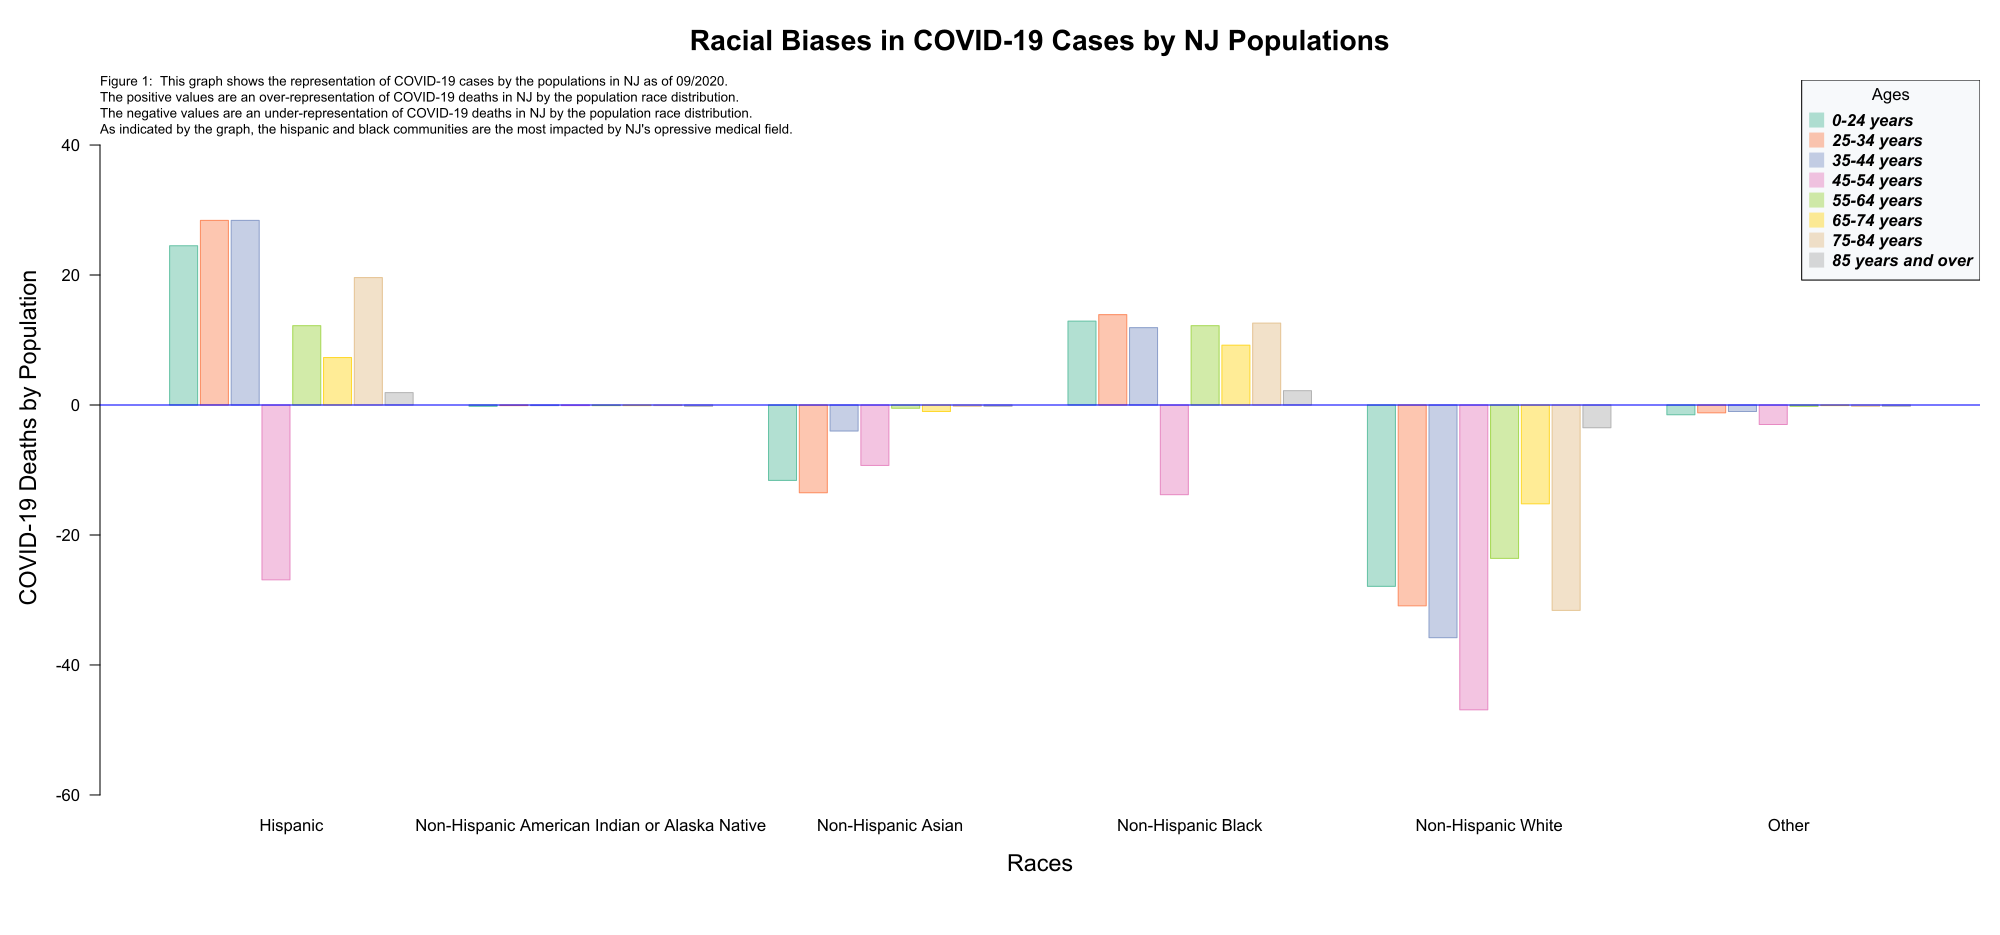

Write the R code that produced this figure.
#21:219:220 Fundamentals of Data Visualization, Spring 2021
#Assignment 2 - Question 1
#Kobe Lee Martinez, RUID: 202006380

#1.2
#Importing libraries
library(RColorBrewer)
library(GISTools)
library(Cairo)

#Importing color palette from set 2 with all colors in pal.
#gave the color pal. an alpha level of 0.5
colors <- brewer.pal(8, "Set2")
colors
colorsT <- add.alpha(colors, .5)
colorsT

#Setting working directory to desired location
#print a list of files within wd
#importing csv file from wd
#obtaining the class the data from the csv file belongs to
#obtaining a summary of the data from the cvs file
setwd("/Users/kobea/OneDrive/Documents/Rutgers/FDMTLS of Data Vis/coding")
list.files()
myData <- read.csv("Assignment2Question2Data.csv")
myData
class(myData)
summary(myData)
######################################

#1.3(a,b)
#obtaining the unique values within the AgeGroup column
myData.Ages <- sort(unique(myData$AgeGroup))
myData.Ages
#Cleaning out the AgeGroup Col; taking out "All ages, standardized"
#and "All ages, unadjusted"; setting the State to New Jersey 
newData.Ages <- myData[myData$AgeGroup != "All ages, standardized"
                       & myData$AgeGroup != "All ages, unadjusted"
                       & myData$State == "New Jersey",]
#Checking if the unique values "All ages, standardized"
#and "All ages, unadjusted" are removed from AgeGroup col 
Ages <- sort(unique(newData.Ages$AgeGroup))
Ages

#1.1
#Grouped data from the new dataframe by ages 0-49
Ages.below50 <- newData.Ages[newData.Ages$AgeGroup < 50,]
Ages.below50
#Grouped data from the new dataframe by ages 50+
Ages.above50 <- newData.Ages[newData.Ages$AgeGroup >= 50,]
Ages.above50
######################################

#1.3
#obtaining the unique values within the RaceHispanic column
myData.Races <- sort(unique(myData$RaceHispanic))
myData.Races

#created an empty matrix with 4 rows for age groups and
#6 cols for races
Rate1 <- matrix(, nrow = 4, ncol = 6)
#For loop to produce the deaths by population per race from COVID-19
#Compares the races from the col in Ages.below50 to the unique race values in 
#myData.Races, then it produces the difference of covid deaths by population for each race
for(i in 1:length(myData.Races)){
  Races_below <- Ages.below50[Ages.below50$RaceHispanic == myData.Races[i] ,]
  Rate1[, i] <- Races_below$DistributionCovid19Deaths - Races_below$DistributionofPopulation
   
}


#Does the same as the matrix & for loop in lines 56-62
#except this loop is for those 50+
Rate2 <- matrix(, nrow = 4, ncol = 6)

for(i in 1:length(myData.Races)){
  Races_above <- Ages.above50[Ages.above50$RaceHispanic == myData.Races[i] ,]
  Rate2[, i] <- Races_above$DistributionCovid19Deaths - Races_above$DistributionofPopulation
  
}



######################################

#1.3(d)
#I created a pdf file named "Assignment2_Question1_KLM.pdf"
pdf_file<-"Assignment2_Question1_KLM.pdf"
pdf_file
#using the cairo_pdf function I edited the dimensions of the 
#pdf file
cairo_pdf(pdf_file,width=20,height=9.35)
#using the par(), I increased the
#size of the graphs and placed them in 1 row/1 col
par(mfrow=c(1,1), mar=c(7, 5, 4, 1))

#Combined the two matrices into one so that it is easier to understand when plotting
Rate3 <- rbind(Rate1,Rate2)
#Figure Caption for the graph; helps those uniformed about the information to receive a brief summary
text <- "Figure 1:  This graph shows the representation of COVID-19 cases by the populations in NJ as of 09/2020. \nThe positive values are an over-representation of COVID-19 deaths in NJ by the population race distribution.
The negative values are an under-representation of COVID-19 deaths in NJ by the population race distribution.\nAs indicated by the graph, the hispanic and black communities are the most impacted by NJ's opressive medical field."
#bar plot for the combined matrices 
barplot1 <- barplot(Rate3, main = "Racial Biases in COVID-19 Cases by NJ Populations", names.arg = myData.Races, xlab = "Races",
        ylab = "COVID-19 Deaths by Population", col = colorsT[1:8], border = colors[1:8], las = 1, beside = TRUE, space = c(.1,2), ylim = c(-60,50), cex.main=1.7, cex.lab=1.4)
#legend (which is color-blind friendly) so viewers can understand that each bar
#reps. a different age group
legend("topright", col = colorsT, 
       text.font=4, bg='#f7f9fb', cex=1, pch = c(15), pt.cex = 2,
       title="Ages", legend = Ages)
#line which passes through the origin of the graph
abline(h=0, col="blue")
#modifications for the figure caption
mtext(text, side=3, line = 0, cex = 0.8, adj = 0, padj=1)

#closes file and provides URL for plot(concates. to single image)
dev.off()

#Sorry if all the numberings are off, your directions weren't in order
